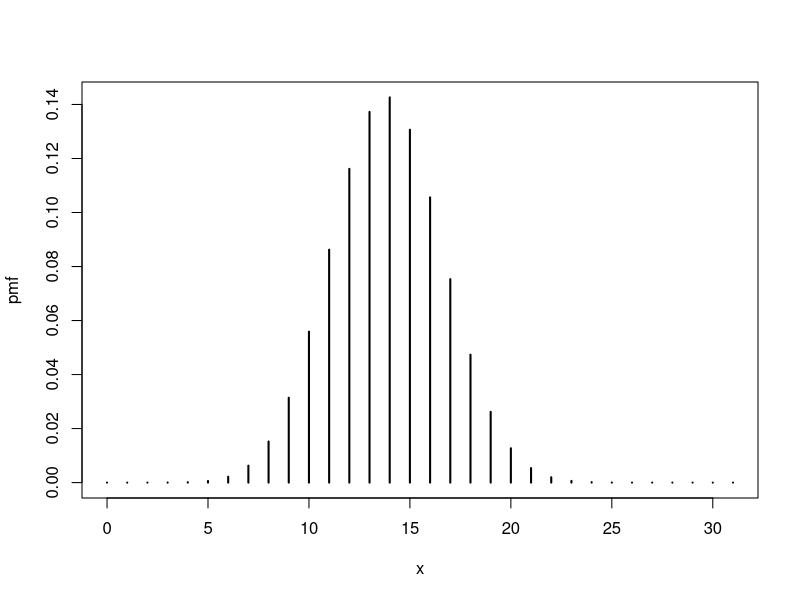
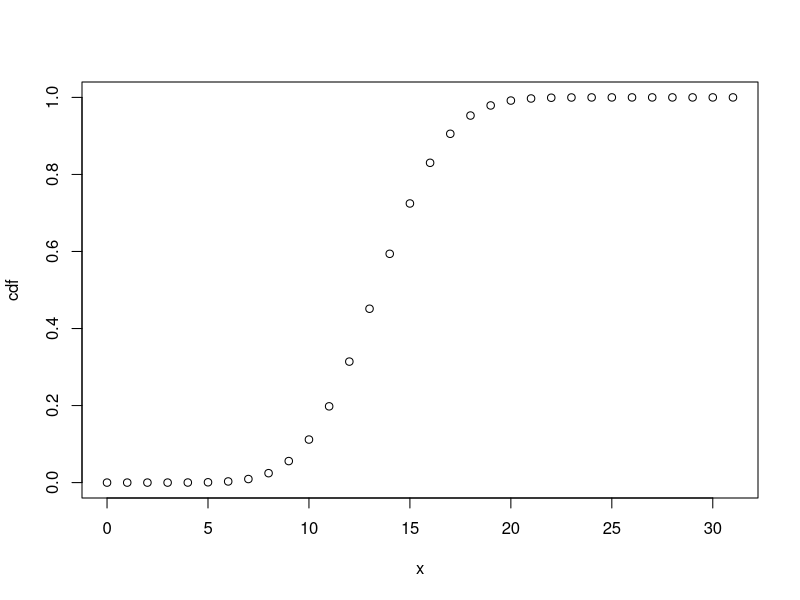

Generate these figures, in order, with R:
# Q1

size = 12
prob =1/6

P_X_less_9 = pbinom(9,size,prob)
P_X_less_6 = pbinom(6,size,prob)

P_7_to_9 = P_X_less_9 - P_X_less_6
P_7_to_9

# Q2
mean =72
sd = 15.2
score =84

prob = 1- pnorm(score, mean, sd)
prob*100

#Q3
P_X_0 = dpois(0,5)
P_X_0


P_Y_48_50 = ppois(50,50) - ppois(47,50)
P_Y_48_50

#Q4
N = 250 
m= 17
n=250-17

k=5
x=3

prob = dhyper(3,m=17,n=233,k=5)
prob

#Q5
n=31
p=0.447

x = 0:n

pmf = dbinom(x,n,p)
plot(x,pmf,type='h',lwd=2)

cdf = pbinom(x,n,p)
plot(x,cdf)

mean =n*p
varience = n*p*(1-p)
sd = sqrt(varience)
mean
varience
sd

























